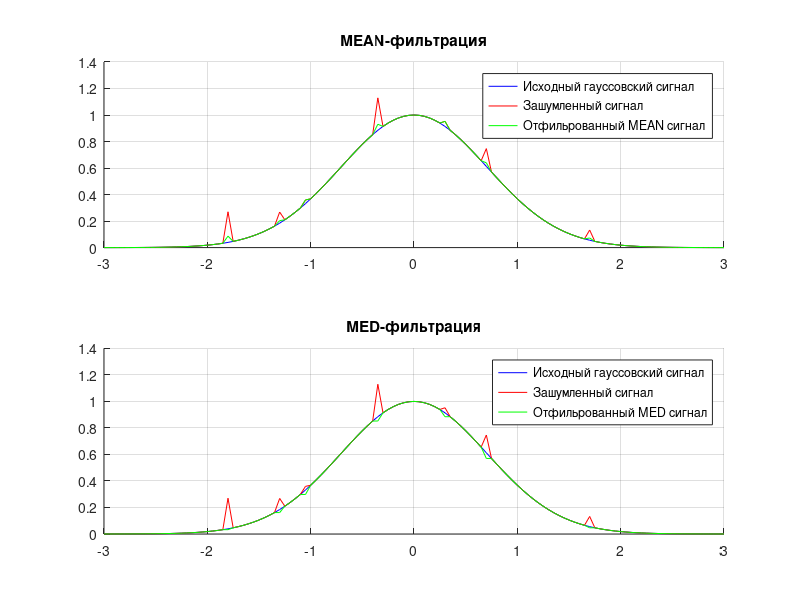

Write the MATLAB code that produced this figure.
function main()
% Initial state
sigma = 1.0;
a = 0.25;
epsv = 0.05;
mult = 3;
step = 0.05;
t = -mult:step:mult;

yx = gaussian_impulse(t,sigma);         % Исходный гауссовский сигнал
N = length(yx);

px = a .* rand(1, 7);                   % амплитуда импульсов
pos = [25, 35, 40, 54, 67, 75, 95];     % позиции импульсов
pxx = length(pos);                      % количество импульсов

uxbase1 = gaussian_impulse(t,sigma);    
ux1 = gaussian_impulse(t,sigma);

for i = 1 : 1 : pxx
    ux1(pos(i)) = ux1(pos(i)) + px(i);
    uxbase1(pos(i)) = uxbase1(pos(i)) + px(i);  % Зашумлённый сигнал
end

for i = 1 : 1 : N
    smthm = mean(uxbase1, i); 
    if (abs(ux1(i) - smthm) > epsv)
        ux1(i) = smthm;                         % Сглаженный сигнал MEAN
    end
end

uxbase2 = gaussian_impulse(t,sigma);
ux2 = gaussian_impulse(t,sigma);

for i = 1 : 1 : pxx
    ux2(pos(i)) = ux2(pos(i)) + px(i); 
    uxbase2(pos(i)) = uxbase2(pos(i)) + px(i);  % Зашумлённый сигнал
end

for i = 1 : 1 : N
    smthm = med(uxbase2, i); 
    if (abs(ux2(i) - smthm) > epsv)
        ux2(i) = smthm;                         % Сглаженный сигнал MED
    end
end

figure;

subplot(2,1,1);
title('MEAN-фильтрация');
hold on;
grid on;
plot(t, yx, 'b');
plot(t, uxbase1, 'r');
plot(t, ux1, 'g');
legend('Исходный гауссовский сигнал', 'Зашумленный сигнал', 'Отфильрованный MEAN сигнал');

subplot(2,1,2);
title('MED-фильтрация');
hold on;
grid on;
plot(t, yx, 'b');
plot(t, uxbase2, 'r');
plot(t, ux2, 'g');
legend('Исходный гауссовский сигнал', 'Зашумленный сигнал', 'Отфильрованный MED сигнал');

end

function y = mean(ux, i)
    r = 0;
    imin = i - 2; 
    imax = i + 2; 
    for j = imin : 1 : imax
        if (j > 0 && j < (length(ux) + 1))
            r = r + ux(j); 
        end
    end
    r = r / 5; 
    y = r;
end

function y = med(ux, i)
    imin = i - 1; 
    imax = i + 1; 
    ir = 0; 
    if (imin < 1)
        ir = ux(imax); 
    else
        if (imax > length(ux))
            ir = ux(imin); 
        else
            if (ux(imax) > ux(imin))
                ir = ux(imin); 
            else
                ir = ux(imax); 
            end
        end
    end
    y = ir;
end

% Gaussian impulse
function y = gaussian_impulse(x,s)
    y = exp(-(x/s).^2);
end
